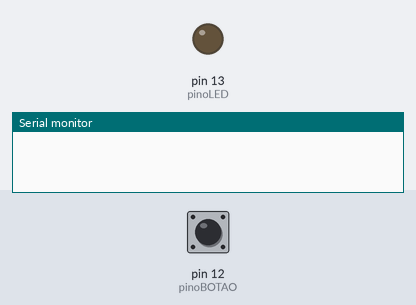
This sketch was run on a simulated Arduino Uno, built with avr-gcc and run on an emulated ATmega328P. On the bench: output pins drawn as LEDs (lit = HIGH), the last lines printed to the serial monitor. The inputs (shaded band) are chosen by the test bench; at power-on: pin 12 (pinoBOTAO) LOW.

Above: at 1.2 s.
1.3 s: pin 12 (pinoBOTAO) pulled HIGH for 1 s
At 1.9 s:
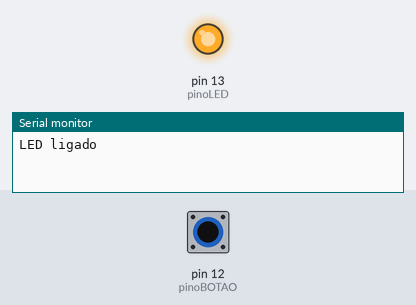
4.4 s: pin 12 (pinoBOTAO) pulled HIGH for 3.2 s
At 8.5 s:
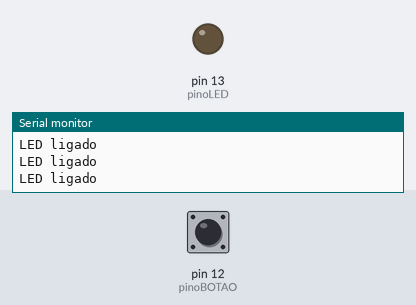
Timing chart, 0 to 10.0 s (numbered marks = the images above; inputs shaded):
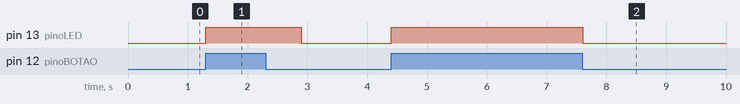

The sketch:

OficinaArduinoBot_o.ino
```cpp
// Oficina de Introdução a Arduino
// Ligar e Desligar LED com Botão + Monitor Serial
/*    Lembretes:
 *  Qualquer dúvida, nos chame! :)

 *  Se estiver tendo problemas ao escrever o código, vá ao CodePile ;)

 *  Duas barras (//) servem para comentar, são ignorados pelo Arduino (não precisa escrever oq estiver nelas)

 *  Cuidado ao conectar as coisas, não queremos fritar Arduino hoje rsrs

*/

#define pinoLED 13                  // Definir LED como porta 13 (o compilador irá substituir todas as menções de "pinoLED" por "13") (TODAS ETAPAS)
//#define pinoLED2 11               // Definir LED2 como porta 11 (o compilador irá substituir todas as menções de "pinoLED2" por "11") (Competição)
#define pinoBOTAO 12                // Definir Botão como porta 12 (o compilador irá substituir todas as menções de "pinoBOTAO" por "12") (TODAS ETAPAS)
//#define pinoBOTAO2 10             // Definir Botão 2 como porta 10 (o compilador irá substituir todas as menções de "pinoBOTAO2" por "10") (Competição)

int leituraBOTAO = 0;               // Criar uma variável que irá armazenar a leitura do Botão (0 ou 1; HIGH ou LOW)(TODAS AS ETAPAS)
//int leituraBOTAO2 = 0             // Criar uma variável que irá armazenar a leitura do Botão 2 (0 ou 1; HIGH ou LOW)(Competição)


void setup(){                              // Void setup prepara o nosso código para o void loop: Usa para inicializar variáveis, configurar o modo dos pinos(INPUT ou OUTPUT), inicializar bibliotecas, etc.(TODAS AS ETAPAS)
pinMode (pinoBOTAO, INPUT);                // Configura o Botão como INPUT (Entrada) (TODAS AS ETAPAS)
//pinMode (pinoBOTAO2, INPUT);             // Configura o Botão 2 como INPUT (Entrada) (Competição)
pinMode (pinoLED, OUTPUT);                 // Configura nosso LED como OUTPUT (TODAS AS ETAPAS)
Serial.begin(9600);                        // Configurando baud rate como 9600 (TODAS AS ETAPAS)
}

void loop(){
  leituraBOTAO = digitalRead(pinoBOTAO);   // Dar um valor (0,1) à nossa variável leituraBOTAO, a partir dessa função digitalRead
//leituraBOTAO2 = digitalRead(pinoBOTAO2); // Dar um valor (0,1) à nossa variável leituraBOTAO2, a partir dessa função digitalRead(ler) (Competição)
 if(leituraBOTAO == HIGH){                 // Se a leitura do botão for 1 (HIGH), fazer:
  digitalWrite(pinoLED, HIGH);             // Liga nosso LED, colocando ele como HIGH digital(porta digital)write(escreve)
  Serial.println("LED ligado");
  delay(800);
  digitalWrite(pinoLED,LOW);
 }
 else{
  digitalWrite(pinoLED, LOW);
  }
  /*
 if(leituraBOTAO2 == HIGH){
  digitalWrite(pinoLED2, HIGH);
  Serial.println("LED Ligado");
  delay(800);
  digitalWrite(pinoLED2, LOW);
  delay(800);
  digitalWrite(pinoLED2, HIGH);
  Serial.println("LED Ligado");
  delay(800);
  digitalWrite(pinoLED2, LOW);
 else{
  digitalWrite(pinoLED2, LOW);
 }
  }
  */
}
```

Measured:
- after the input at 1.3 s, pin 13 (pinoLED): LOW → HIGH at once, → LOW 1.6 s later
- after the input at 4.4 s, pin 13 (pinoLED): LOW → HIGH at once, → LOW 3.2 s later
